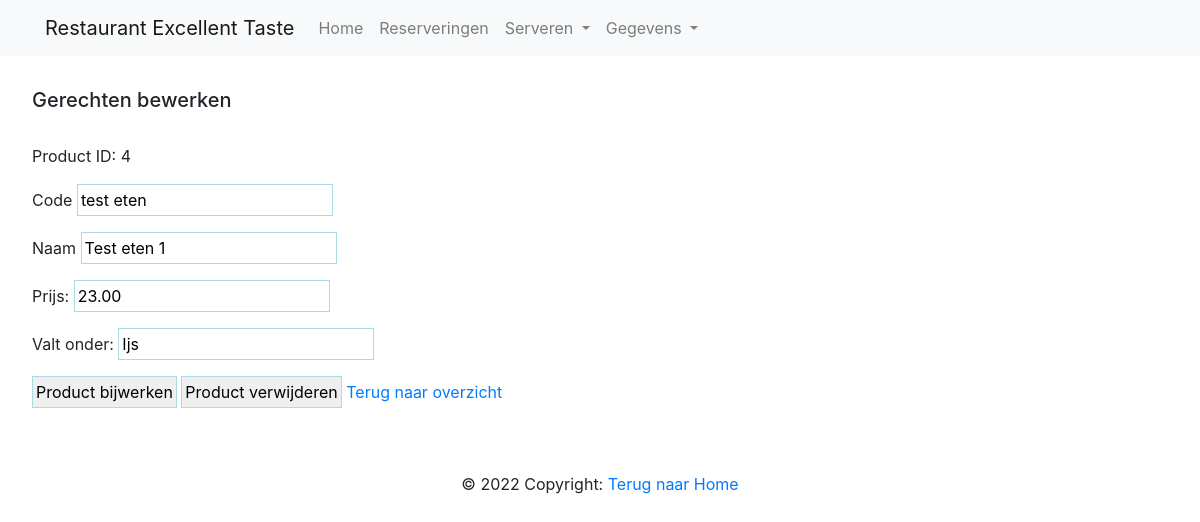
The app's page /index.php?page=editGerechtEten&ID=test eten with its own data.
### tables this page shows
CREATE TABLE `menuitems` (
  `ID` int(11) NOT NULL,
  `Code` varchar(255) DEFAULT NULL,
  `Naam` varchar(255) DEFAULT NULL,
  `Gerechtsoort_ID` int(11) NOT NULL,
  `Prijs` decimal(10,2) NOT NULL
);

CREATE TABLE `gerechtsoorten` (
  `ID` int(11) NOT NULL,
  `Code` varchar(255) DEFAULT NULL,
  `Naam` varchar(255) DEFAULT NULL,
  `Gerechtcategorie_ID` int(11) NOT NULL
);

### DBconfig.php (called while the page is built, shortened)
<?php
class DB
{
    public $pdo;
    public function __construct($db, $username = NULL, $password = NULL, $host = '127.0.0.1', $port = 3306, $options = [])
    {
        $default_options = [
            PDO::ATTR_DEFAULT_FETCH_MODE => PDO::FETCH_ASSOC,
            PDO::ATTR_EMULATE_PREPARES => false,
            PDO::ATTR_ERRMODE => PDO::ERRMODE_EXCEPTION,
        ];
        $options = array_replace($default_options, $options);
        $dsn = "mysql:host=$host;dbname=$db;port=$port;charset=utf8mb4";
        try {
            $this->pdo = new \PDO($dsn, $username, $password, $options);
        } catch (\PDOException $e) {
            throw new \PDOException($e->getMessage(), (int)$e->getCode());
        }
    }
    public function run($sql, $args = NULL)
    {
        $stmt = $this->pdo->prepare($sql);
        $stmt->execute($args);
        return $stmt;
    }
}
?>

### pages/editGerechtEten.php (the view, shortened to what this page needs)
<!DOCTYPE html>
<html lang="nl">
<head>
    <?php
    $gerechtID = $_GET['ID'];
    $getGerecht = $db->run('SELECT * FROM menuitems WHERE Code = ?', [$gerechtID]);
    ?>
</head>
<body>
    <?php
    if ($getGerecht->rowCount() > 0) {
        while ($fetch_gerecht = $getGerecht->fetch(PDO::FETCH_ASSOC)) {
            $gerechtID = $fetch_gerecht['ID'];
            $getNaamSoort = $db->run('SELECT Naam FROM gerechtsoorten WHERE ID = ? LIMIT 1', [$fetch_gerecht['Gerechtsoort_ID']])->fetch(PDO::FETCH_ASSOC);
            foreach ($getNaamSoort as $fetch_Soort) {
                $SoortNaam = $fetch_Soort;
            }
    ?>
            <div class="content">
                <form method="POST">
                    <h5>Gerechten bewerken</h5>
                    <br>
                    <p>Product ID: <?= $gerechtID; ?></p>
                    <label for="code">Code</label>
                    <input type="text" required name="code" value="<?= $fetch_gerecht['Code']; ?>" />
                    <br>
                    <label for="naam">Naam</label>
                    <input type="text" required name="naam" value="<?= $fetch_gerecht['Naam']; ?>" />
                    <br>
                    <label for="naam">Prijs: </label>
                    <input type="number" step="any" required name="prijs" value="<?= $fetch_gerecht['Prijs']; ?>" />
                    <br>
                    <label for="soort">Valt onder: </label>
                    <input list="soort" required name="soort" value="<?= $SoortNaam; ?>">
                    <br>
                    <input type="submit" class="icon" id="submit" name="bewerken" value="Product bijwerken" />
                    <input type="submit" class="icon" id="submit" name="deleten" value="Product verwijderen" />
                    <a href="index.php?page=GerechtEten">Terug naar overzicht</a>
                </form>
            </div>
    <?php
        }
    } else {
        echo '<p class="empty">Er zijn geen product gegevens gevonden</p> <a href="javascript:history.back()">Ga terug</a>';
    }
    ?>
</body>
</html>

### css/style.css (style rules this page uses)
* { margin:0; padding:0; box-sizing: border-box; outline: none; border:none; }
.content { padding:2rem; margin:0 auto; max-width: 1200px; }
input { margin-bottom: 1rem; padding: 3px; border: 1px solid lightblue; }

### records on screen
menuitems: ID "4", code "test eten", naam "Test eten 1", prijs "23.00", soort "Ijs"
